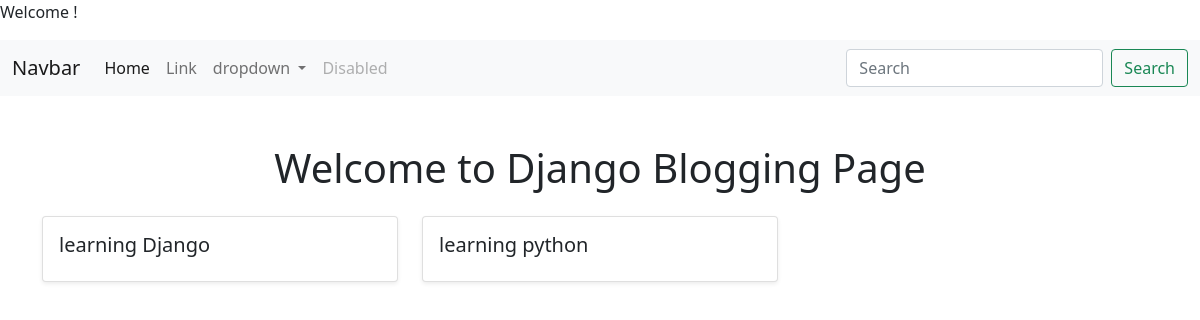
/home/, run on an earlier commit of the app's database.
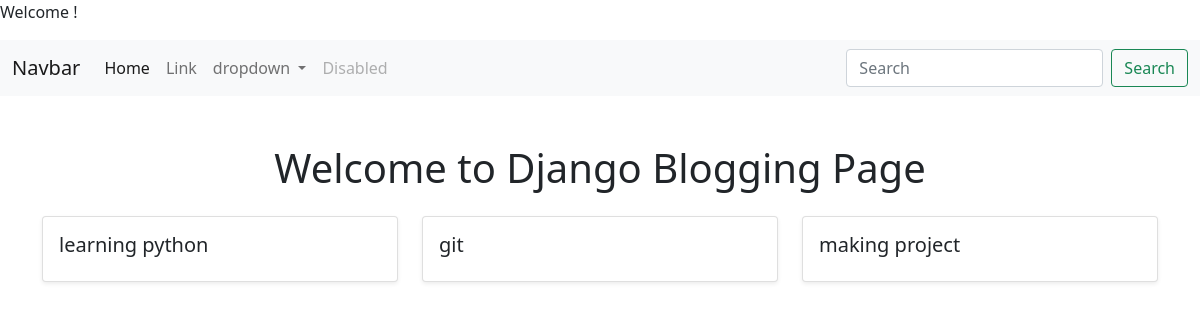
And on a later commit of the database.
### home/models.py (models this page shows, shortened)
class Post(models.Model):
    title= models.CharField(max_length=100)
    content=models.TextField()
    user=models.ForeignKey(CustomUser, on_delete=models.CASCADE, default=1)
    prize= models.IntegerField(null=True)
    photo= models.ImageField(upload_to='photos',null=True)

### home/views.py (the view)
# urls.py: path('', homepage,name='home'),
def homepage(request):
    posts = Post.objects.all()
    context = {
        "posts" :posts
    }
    return render(request, 'home/homepage.html', context)

### templates/home/homepage.html (shortened to what this page needs)
{% extends 'base.html' %} {% block body %} {% include 'nav.html' %}
<div class="container mt-5">
  <h1 class="text-center mb-4">Welcome to Django Blogging Page</h1>
  <div class="row">
    {% for post in posts %}
    <div class="col-md-6 col-lg-4 mb-4">
      <div class="card shadow-sm h-100">
        <div class="card-body">
          <h5 class="card-title">{{ post.title }}</h5>
        </div>
      </div>
    </div>
    {% empty %}
    <p class="text-center">No posts available.</p>
    {% endfor %}
  </div>
</div>
{% endblock body %}

### templates/base.html (shortened to what this page needs)
{% load  static %}
<!DOCTYPE html>
<html lang="en">
<head>
    <link href="https://cdn.jsdelivr.net/npm/bootstrap@5.0.2/dist/css/bootstrap.min.css" rel="stylesheet">
</head>
<body>
    <p class="navbar.text"> Welcome {{ request.user.username}} ! </p>
    {% block body %}
    {% endblock body%}
</body>
</html>

### templates/nav.html (shortened to what this page needs)
<nav class="navbar navbar-expand-lg navbar-light bg-light">
  <div class="container-fluid">
    <a class="navbar-brand" href="#">Navbar</a>
    <div class="collapse navbar-collapse" id="navbarSupportedContent">
      <ul class="navbar-nav me-auto mb-2 mb-lg-0">
        <li class="nav-item">
          <a class="nav-link active" aria-current="page" href="#">Home</a>
        </li>
        <li class="nav-item">
          <a class="nav-link" href="#">Link</a>
        </li>
        <li class="nav-item dropdown">
          <a
            class="nav-link dropdown-toggle"
            href=""
            role="button"
            data-bs-toggle="dropdown"
            aria-expanded="false"
          >
            dropdown
          </a>
        </li>
        <li class="nav-item">
          <a
            class="nav-link disabled"
            href="#"
            tabindex="-1"
            aria-disabled="true"
            >Disabled</a
          >
        </li>
      </ul>
      <form class="d-flex">
        <input
          class="form-control me-2"
          type="search"
          placeholder="Search"
          aria-label="Search"
        />
        <button class="btn btn-outline-success" type="submit">Search</button>
      </form>
    </div>
  </div>
</nav>

What changed in the data, as far as the page shows it:
removed Post: title "learning Django"
added Post: title "git"
added Post: title "making project"
